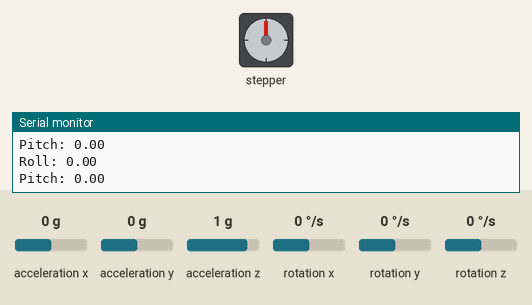
The sketch below on a simulated Arduino Uno, built with avr-gcc and run on an emulated ATmega328P. On the bench: stepper motor, the last lines printed to the serial monitor. Inputs (shaded band) come from the test bench; at power-on: acceleration x 0 g, acceleration z 1 g, acceleration y 0 g, rotation x 0 °/s, rotation y 0 °/s, rotation z 0 °/s. Stepper angles assume 2048 steps per turn.

Above: at 1.2 s.
1.3 s: acceleration x set to -0.9 g
2.8 s: acceleration x set to -1.2 g
At 3.26 s:
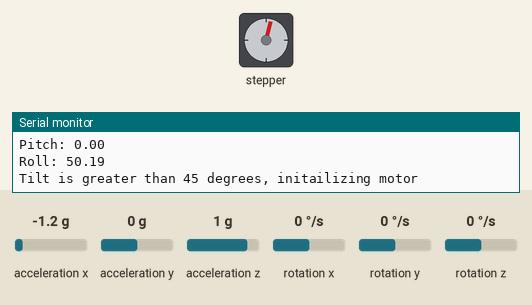
5.8 s: acceleration z set to 1.3 g
At 5.8 s:
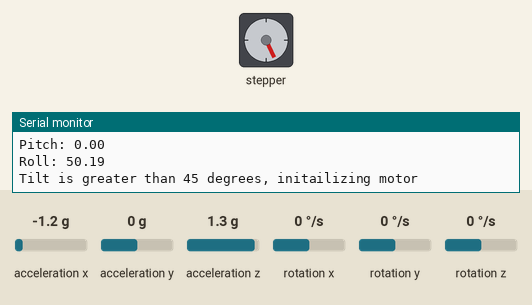
7.3 s: acceleration z set to -1.4 g
At 7.76 s:
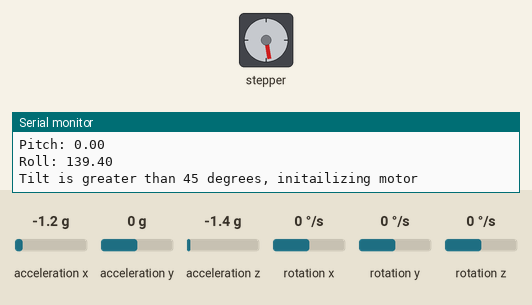
Timing chart, 0 to 14.3 s (numbered marks = the images above; inputs shaded):
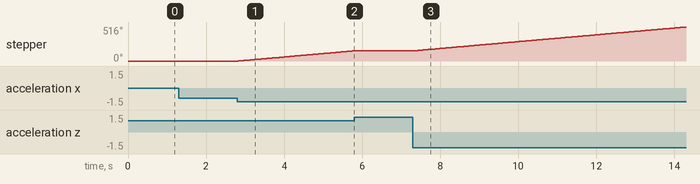

The sketch:

SQUID_GAME_CHALLENGEgoal.ino
```cpp
#include <Wire.h>
#include <MPU6050.h>
#include <Stepper.h>
#include <math.h>

const int stepsPerRevolution = 2048; // change this to fit the number of steps per revolution
const int rolePerMinute = 17;        // Adjustable range of 28BYJ-48 stepper is 0~17 rpm

//set steps and the connection with the MCU
Stepper stepper(stepsPerRevolution, 47, 49, 51, 53);
MPU6050 mpu;

// Variables to store accelerometer readings and calculated angles
float xAccel, yAccel, zAccel;
float pitch, roll;


void setup()
{
  Serial.begin(115200); // Start serial communication at 115200 baud rate
  Serial.println("Initialize MPU6050");

  stepper.setSpeed(rolePerMinute * 20); // Set the speed of the stepper motor

  // Try to initialize the MPU6050 sensor
  while(!mpu.begin(MPU6050_SCALE_2000DPS, MPU6050_RANGE_2G))
  {
    // If initialization fails, print an error message
    Serial.println("Could not find a valid MPU6050 sensor, check wiring!");
    delay(500);  // Wait for 500 milliseconds before retrying
  }

  checkSettings(); // Call the function to display sensor settings
}

void checkSettings()
{
  Serial.println();

  // Check if the MPU6050 is in sleep mode
  Serial.print(" * Sleep Mode:            ");
  Serial.println(mpu.getSleepEnabled() ? "Enabled" : "Disabled");

  // Display the clock source of the MPU6050
  Serial.print(" * Clock Source:          ");
  switch(mpu.getClockSource())
  {
    case MPU6050_CLOCK_KEEP_RESET:     Serial.println("Stops the clock and keeps the timing generator in reset"); break;
    case MPU6050_CLOCK_EXTERNAL_19MHZ: Serial.println("PLL with external 19.2MHz reference"); break;
    case MPU6050_CLOCK_EXTERNAL_32KHZ: Serial.println("PLL with external 32.768kHz reference"); break;
    case MPU6050_CLOCK_PLL_ZGYRO:      Serial.println("PLL with Z axis gyroscope reference"); break;
    case MPU6050_CLOCK_PLL_YGYRO:      Serial.println("PLL with Y axis gyroscope reference"); break;
    case MPU6050_CLOCK_PLL_XGYRO:      Serial.println("PLL with X axis gyroscope reference"); break;
    case MPU6050_CLOCK_INTERNAL_8MHZ:  Serial.println("Internal 8MHz oscillator"); break;
  }

  // Display the accelerometer range setting
  Serial.print(" * Accelerometer:         ");
  switch(mpu.getRange())
  {
    case MPU6050_RANGE_16G:            Serial.println("+/- 16 g"); break;
    case MPU6050_RANGE_8G:             Serial.println("+/- 8 g"); break;
    case MPU6050_RANGE_4G:             Serial.println("+/- 4 g"); break;
    case MPU6050_RANGE_2G:             Serial.println("+/- 2 g"); break;
  }

  // Display the accelerometer offsets for X, Y, and Z axes
  Serial.print(" * Accelerometer offsets: ");
  Serial.print(mpu.getAccelOffsetX());
  Serial.print(" / ");
  Serial.print(mpu.getAccelOffsetY());
  Serial.print(" / ");
  Serial.println(mpu.getAccelOffsetZ());

  Serial.println();
}

void loop()
{
  updateAngle(); // Update the pitch and roll angles


  // Print the pitch and roll angles to the Serial Monitor
  Serial.print("Pitch: ");
  Serial.println(pitch);
  Serial.print("Roll: ");
  Serial.println(roll);

  // Check if the absolute value of pitch or roll exceeds 45 degrees
  if(abs(pitch) > 45 || abs(roll) > 45)
  {
    Serial.print("Tilt is greater than 45 degrees, initailizing motor");
    //check if tilt angle is greater than 45
    while (abs(pitch) > 45 || abs(roll) > 45)
    {
      stepper.step(1); // Move the stepper motor one step forward
      delay(1); // Small delay between steps

      updateAngle(); // Update the pitch and roll angles again
    }
    Serial.print("Tilt is greater than 45 degrees, initailizing motor");
  }

  delay(5); // Short delay before repeating the loop
}


void updateAngle()
{ // Read normalized accelerometer values
  Vector normAccel = mpu.readNormalizeAccel();

  // Store the accelerometer readings into variables
  xAccel = normAccel.XAxis;
  yAccel = normAccel.YAxis;
  zAccel = normAccel.ZAxis;


  // Calculate the pitch angle in degrees
  pitch = atan2(yAccel, sqrt(xAccel * xAccel + zAccel * zAccel)) * (180.0 / M_PI);

  // Calculate the roll angle in degrees
  roll = atan2(-xAccel, zAccel) * (180.0 / M_PI);
}
```

Measured:
- the behaviour switches between -1 and -1.1 g on acceleration x (found by bisection; images 0 and 1)
- the behaviour switches between 1.1 and 1.2 g on acceleration z (found by bisection; images 1 and 2)
- after the input at 2.8 s, stepper: keeps turning clockwise at about 52°/s, starting at once
- after the input at 5.8 s, stepper: stops changing and stays 154°
- after the input at 7.3 s, stepper: keeps turning clockwise at about 52°/s, starting at once
